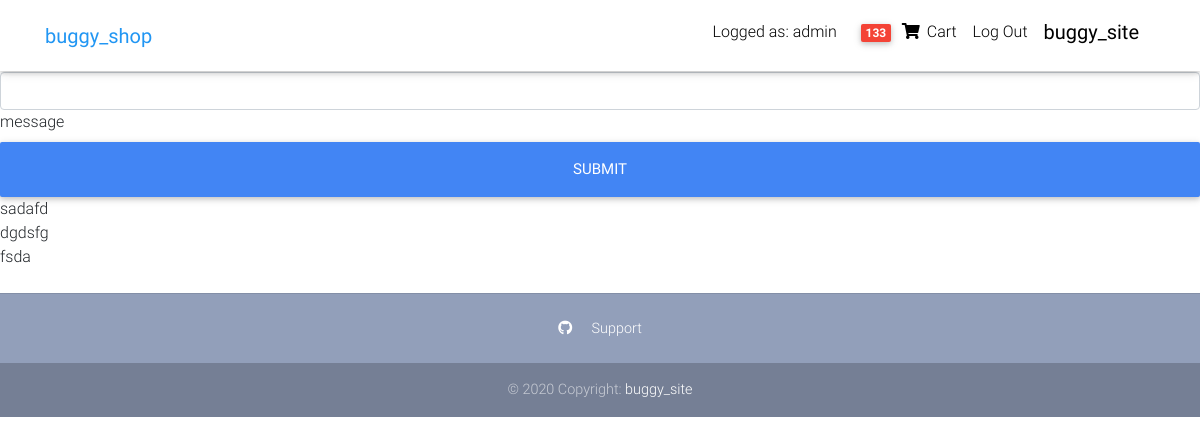
The app's page /xss/ (signed in) with its own data.
### pages/models.py (models this page shows, shortened)
class OrderItem(models.Model):
	user = models.ForeignKey(settings.AUTH_USER_MODEL, on_delete=models.CASCADE)
	ordered = models.BooleanField(default=False)
	item = models.ForeignKey(Item, on_delete=models.CASCADE)
	quantity = models.IntegerField(default=1)

class Message(models.Model):
    user = models.ForeignKey(settings.AUTH_USER_MODEL, on_delete=models.CASCADE)
    message = models.CharField(max_length=100)

### pages/views.py (the view, shortened to what this page needs)
# urls.py: path('xss/', xss_view.as_view()),
class xss_view(ListView):
    template_name = "xss.html"
    def get_queryset(self):
        user = self.request.user
        return Message.objects.filter(user=user)

### pages/templatetags/cart_template_tags.py (called while the page is built)
@register.filter
def cart_item_count(user):
	if user.is_authenticated:
		total=0
		qs = OrderItem.objects.filter(user=user, ordered=False)
		for order_item in qs:
			total += order_item.quantity
		return total
	return 0

### templates/xss.html (shortened to what this page needs)
{% extends 'base.html' %}
{% load static %}
{% block content %}
<form action='.' method='POST'>
<input type='text' id='message' name='message' class='form-control' />
                  <label for="message" class="">message</label>
            <button class="btn btn-primary btn-lg btn-block" type="submit">submit</button>
</form>
{% for item in object_list %}
{{ item.message|safe }}<br>
{% endfor %}
{% endblock %}

### templates/navbar.html (shortened to what this page needs)
{% load cart_template_tags %}
  <nav class="navbar fixed-top navbar-expand-lg navbar-light white scrolling-navbar">
    <div class="container">
      <a class="navbar-brand waves-effect" href="/shop/">
        <strong class="blue-text">buggy_shop</strong>
      </a>
      <div class="collapse navbar-collapse" id="navbarSupportedContent">
        <ul class="navbar-nav nav-flex-icons">
          {% if user.is_authenticated %}
          <li class="nav-item">
            <div class="nav-link">
              <span class="clearfix d-none d-sm-inline-block mr-2"> Logged as: {{request.user.username}} </span>
            </div>
          </li>
          <li class="nav-item">
            <a href="{% url 'order-summary' %}"class="nav-link waves-effect">
              <span class="badge red z-depth-1 mr-1"> {{ request.user|cart_item_count }} </span>
              <i class="fas fa-shopping-cart"></i>
              <span class="clearfix d-none d-sm-inline-block"> Cart </span>
            </a>
          </li>
          <li class="nav-item">
            <a class="nav-link waves-effect" href="{% url 'account_logout' %}">
              <span class="clearfix d-none d-sm-inline-block"> Log Out </span>
            </a>
          </li>
          {% endif %}
          <li><a class="navbar-brand waves-effect" href="/">
          <strong class="black-text ml-2">buggy_site</strong>
          </a></li>
        </ul>
      </div>
    </div>
  </nav>

### records on screen
Message: message "sadafd"
Message: message "dgdsfg"
Message: message "fsda"

### other values on screen
{{ request.user.username }} "admin"
{{ request.user|cart_item_count }} "133"
